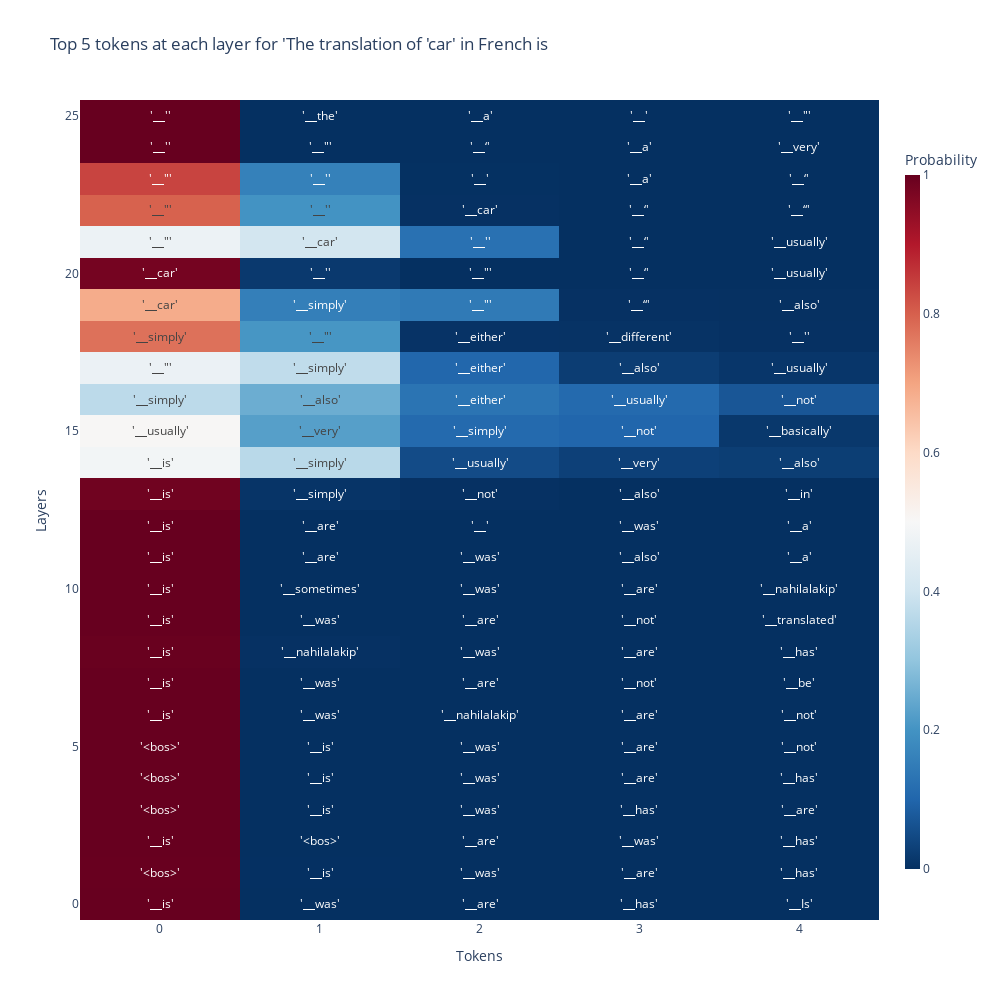

Write notebook code for a chart like this one.
### Markdown cell above
## 8. Visualization

Finally, `nnterp` provides visualization utilities for analyzing model probabilities and prompts:

### Code cell
from nnterp.display import plot_topk_tokens, prompts_to_df

probs = logit_lens(demo_model, prompts_str[0])
# Visualize top tokens from logit lens
plot_topk_tokens(
    probs[0],
    demo_model.tokenizer,
    k=5,
    width=1000,
    height=1000,
    title="Top 5 tokens at each layer for 'The translation of 'car' in French is",
)

# Convert prompts to DataFrame for analysis
df = prompts_to_df(prompts, demo_model.tokenizer)
print("\nPrompts DataFrame:")
display(df)

### Figure 1 — Plotly figure (JSON) as saved in the notebook; plotly's stock layout.template omitted (floating-point values rounded to 4 significant figures; data arrays with more than 128 entries replaced by an {"elided": "..."} marker saying what was removed)
{"data": [{"colorbar": {"len": 0.9, "thickness": 15, "title": {"text": "Probability"}}, "colorscale": [[0, "rgb(5,48,97)"], [0.1, "rgb(33,102,172)"], [0.2, "rgb(67,147,195)"], [0.3, "rgb(146,197,222)"], [0.4, "rgb(209,229,240)"], [0.5, "rgb(247,247,247)"], [0.6, "rgb(253,219,199)"], [0.7, "rgb(244,165,130)"], [0.8, "rgb(214,96,77)"], [0.9, "rgb(178,24,43)"], [1, "rgb(103,0,31)"]], "hovertemplate": "Layer: %{y}<br>%{hovertext}<br>Probability: %{z}<extra></extra>", "hovertext": {"elided": "26x5 str values"}, "text": {"elided": "26x5 str values"}, "texttemplate": "%{text}", "type": "heatmap", "x": [0, 1, 2, 3, 4], "xaxis": "x", "y": [0, 1, 2, 3, 4, 5, 6, 7, 8, 9, 10, 11, 12, 13, 14, 15, 16, 17, 18, 19, 20, 21, 22, 23, 24, 25], "yaxis": "y", "z": {"elided": "26x5 float values"}, "zmax": 1, "zmin": 0}], "layout": {"height": 1000, "showlegend": false, "title": {"text": "Top 5 tokens at each layer for 'The translation of 'car' in French is"}, "width": 1000, "xaxis": {"anchor": "y", "domain": [0, 1], "title": {"text": "Tokens"}}, "yaxis": {"anchor": "x", "domain": [0, 1], "title": {"text": "Layers"}}}}
